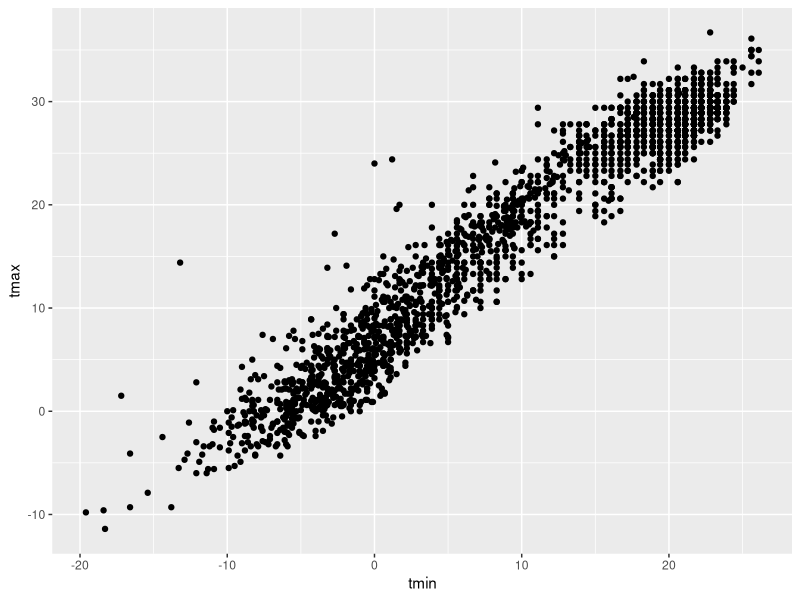
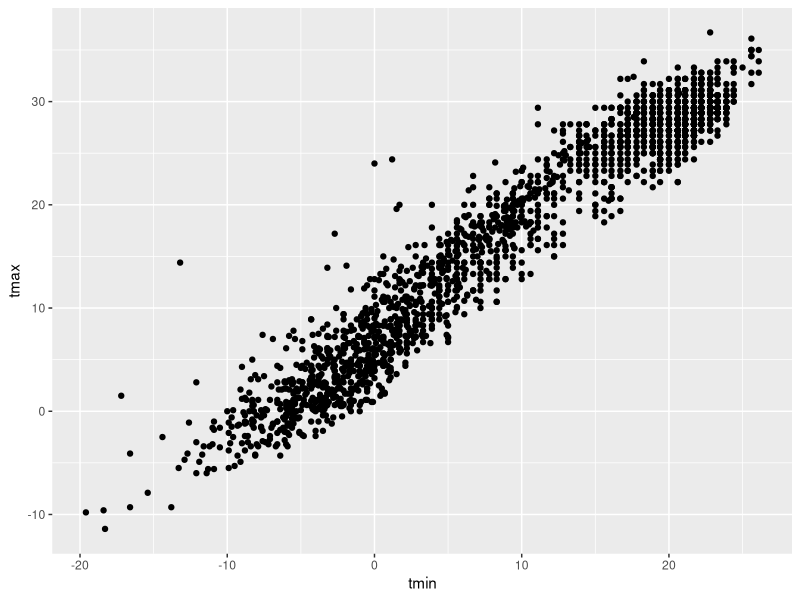
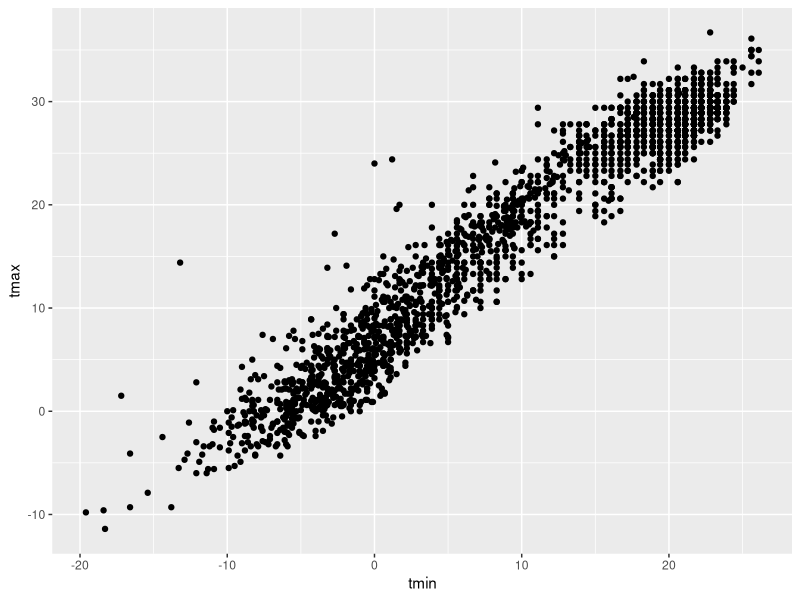
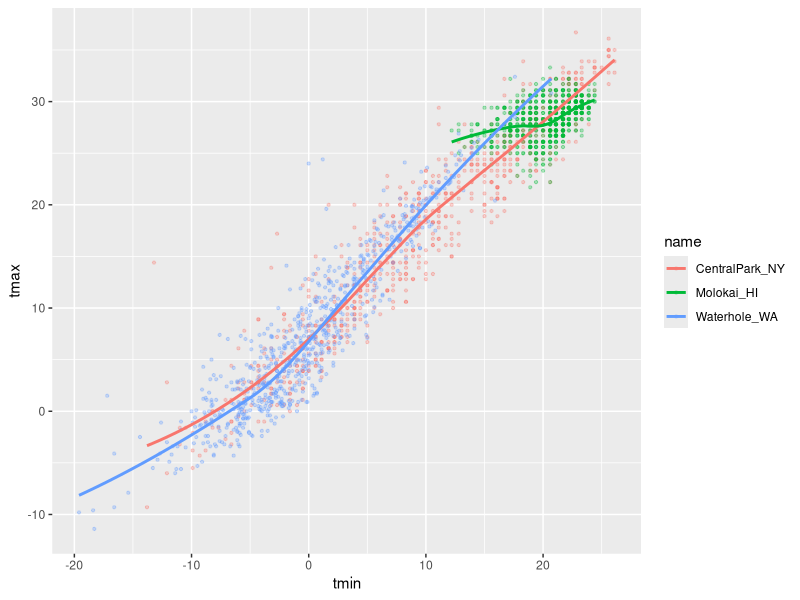
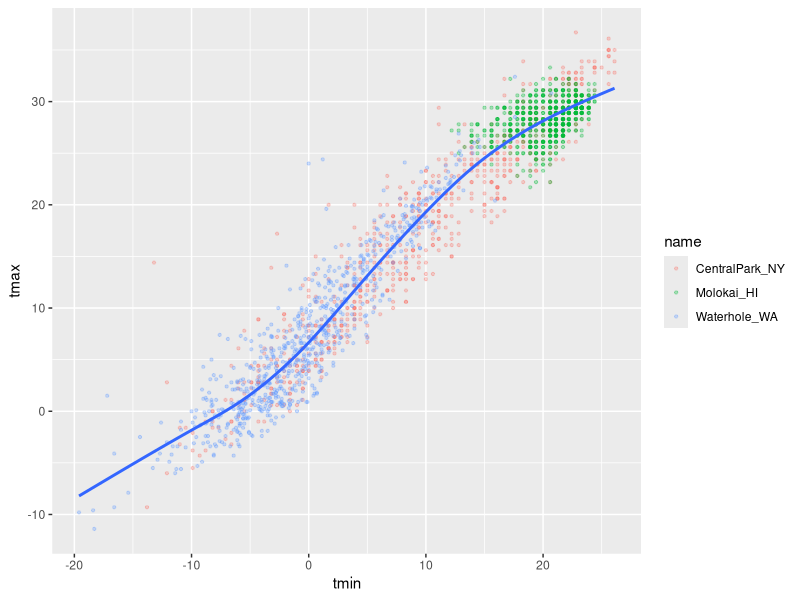
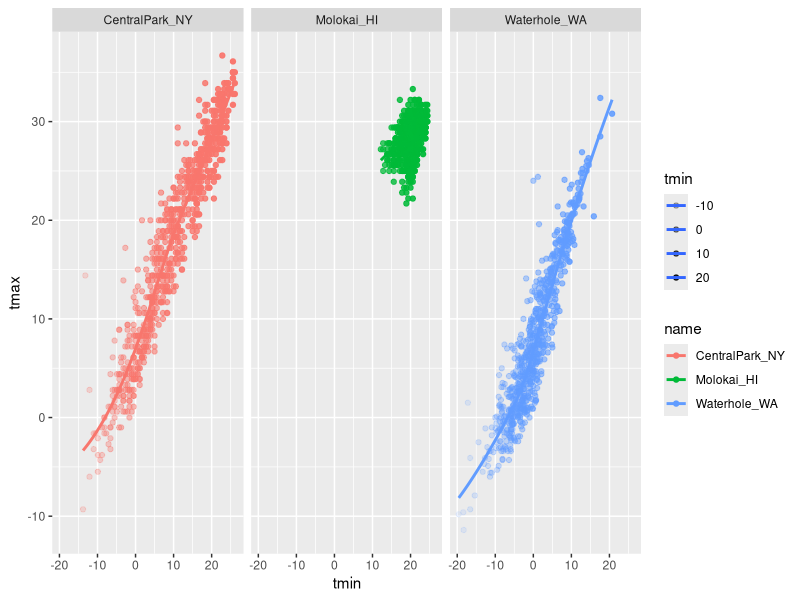
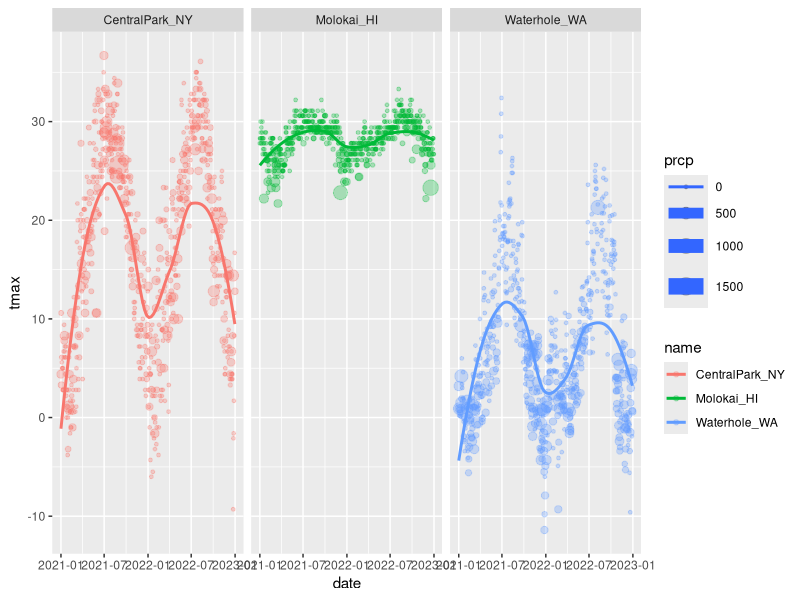
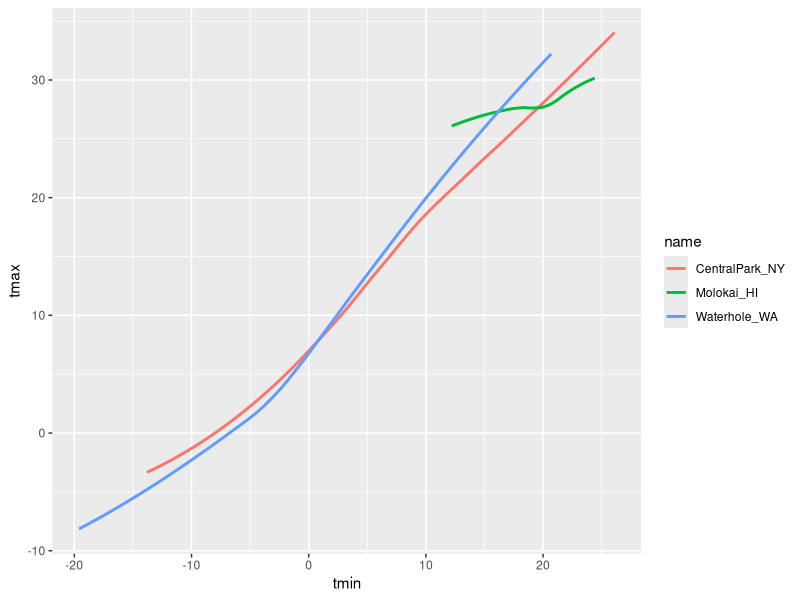

The R script that drew these images, in order:
## ---- chunk 1
library(tidyverse)
library(ggridges)

## ---- chunk 2
weather_df = read_csv("./data/weather_df.csv")
weather_df
## ---- chunk 3
ggplot(weather_df, aes(x = tmin, y = tmax)) + 
  geom_point()
## ---- chunk 4
weather_df |> 
  ggplot(aes(x = tmin, y = tmax)) + 
  geom_point()
## ---- chunk 5
ggp_weather_scatterplot = 
  weather_df |> 
  ggplot(aes(x = tmin, y = tmax)) + 
  geom_point()

ggp_weather_scatterplot
## ---- chunk 6
weather_df |> 
  filter(is.na(tmax))
## ---- chunk 7
weather_df |> 
  ggplot(aes(x = tmin, y = tmax, color = name)) + 
  geom_point(alpha = .3, size = .8) + 
  geom_smooth(se = FALSE)
## ---- chunk 8
weather_df |> 
  ggplot(aes(x = tmin, y = tmax)) + 
  geom_point(aes(color = name), alpha = .3, size = .8) + 
  geom_smooth(se = FALSE)
## ---- chunk 9
weather_df |> 
  ggplot(aes(x = tmin, y = tmax, alpha = tmin, color = name)) + 
  geom_point() + 
  geom_smooth(se = FALSE) +
  facet_grid(. ~ name)
## ---- chunk 10
weather_df |> 
  ggplot(aes(x = date, y = tmax, color = name, size = prcp)) + 
  geom_point(alpha = .3) + 
  geom_smooth(se = FALSE) +
  facet_grid(. ~ name)
## ---- chunk 11
weather_df |> 
  ggplot(aes(x = tmin, y = tmax, color = name)) + 
  geom_smooth(se = FALSE)

## ---- chunk 12
weather_df |> 
  ggplot(aes(x = tmin, y = tmax)) + 
  geom_hex()

weather_df |> 
  ggplot(aes(x = tmin, y = tmax)) + 
  geom_density2d()
## ---- chunk 13
weather_df |> 
  ggplot(aes(x = tmin, y = tmax)) + 
  geom_point(color = "blue")
## ---- chunk 14
weather_df |> 
  ggplot(aes(x = tmin, color = name)) + 
  geom_histogram()
## ---- chunk 15
weather_df |> 
  ggplot(aes(x = tmin, fill = name)) + 
  geom_histogram(position = "dodge")
## ---- chunk 16
weather_df |> 
  ggplot(aes(x = tmin, fill = name)) + 
  geom_histogram() + 
  facet_grid(. ~ name)
## ---- chunk 17
weather_df |> 
  ggplot(aes(x = tmin, fill = name)) + 
  geom_density(alpha = .3)
## ---- chunk 18
weather_df |> 
  ggplot(aes(x = name, y = tmin, fill = name)) + 
  geom_boxplot()
## ---- chunk 19
weather_df |> 
  ggplot(aes(x = name, y = tmin, fill = name)) + 
  geom_violin() +
  stat_summary(fun = "median")
## ---- chunk 20
weather_df |> 
  ggplot(aes(x = tmin, y = name)) +
  geom_density_ridges(alpha = .5) 
## ---- chunk 21
ggp_weather = 
  weather_df |> 
  ggplot(aes(x = date, y = tmax, color = name)) +
  geom_point()


ggsave("plots/ggp_weather.pdf", ggp_weather, width = 8, height = 6)
## ---- chunk 22
weather_df |> 
  ggplot(aes(x = date, y = tmax, color = name)) +
  geom_point()
## ---- chunk 23
weather_df |> 
  ggplot(aes(x = date, y = tmax, color = name)) +
  geom_point()
